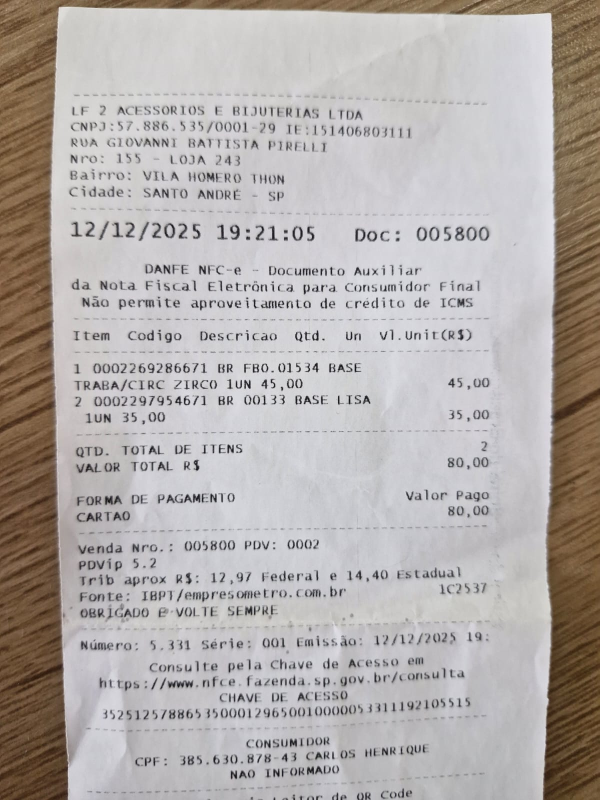
#> input picture despesa.jpeg, 1200 x 1600 px (shown at 1/2 size)
$ python -i qrcode.py   (imports and definitions only)
#> lines starting #> are read from the running program, lines starting #| are printed output that depends on the picture; after the words box and inside, x2 and y2 are one past the last pixel; in counts of white or black regions, pixels touching at a corner belong together
"""
Serviço de leitura de QR Code de cupons fiscais (NFCe/SAT)
Extrai dados diretamente da URL da nota fiscal
Usa OpenCV para leitura de QR Code (mais compatível com Windows)
"""
import re
from typing import Optional, List
from dataclasses import dataclass, field
from datetime import datetime

# OpenCV para leitura de QR Code
try:
    import cv2
    import numpy as np
    CV2_AVAILABLE = True
except ImportError:
    CV2_AVAILABLE = False
    print("⚠️ opencv-python não instalado. Execute: pip install opencv-python")

# PIL para manipulação de imagens
try:
    from PIL import Image
    PIL_AVAILABLE = True
except ImportError:
    PIL_AVAILABLE = False

# Requests e BeautifulSoup para extrair dados da SEFAZ
try:
    import requests
    from bs4 import BeautifulSoup
    REQUESTS_AVAILABLE = True
except ImportError:
    REQUESTS_AVAILABLE = False
    print("⚠️ requests/beautifulsoup4 não instalados")
    BeautifulSoup = None  # Evitar erro de type hint


@dataclass
class ItemNFCe:
    """Item extraído da NFCe"""
    codigo: str = ""
    descricao: str = ""
    quantidade: float = 1.0
    unidade: str = "UN"
    valor_unitario: float = 0.0
    valor_total: float = 0.0


@dataclass
class DadosNFCe:
    """Dados completos extraídos da NFCe via QR Code"""
    chave_acesso: str = ""
    numero: str = ""
    serie: str = ""
    data_emissao: Optional[datetime] = None

    # Emitente
    emitente_nome: str = ""
    emitente_cnpj: str = ""
    emitente_endereco: str = ""

    # Valores
    valor_produtos: float = 0.0
    valor_desconto: float = 0.0
    valor_total: float = 0.0

    # Forma de pagamento
    forma_pagamento: str = ""
    valor_pago: float = 0.0
    troco: float = 0.0

    # Itens
    itens: List[ItemNFCe] = field(default_factory=list)

    # Metadados
    url_consulta: str = ""
    estado: str = ""
    sucesso: bool = False
    erro: str = ""


class QRCodeService:
    """Serviço para leitura de QR Code de NFCe usando OpenCV"""

    # Headers para simular navegador
    HEADERS = {
        'User-Agent': 'Mozilla/5.0 (Windows NT 10.0; Win64; x64) AppleWebKit/537.36 (KHTML, like Gecko) Chrome/120.0.0.0 Safari/537.36',
        'Accept': 'text/html,application/xhtml+xml,application/xml;q=0.9,image/webp,*/*;q=0.8',
        'Accept-Language': 'pt-BR,pt;q=0.9,en-US;q=0.8,en;q=0.7',
    }

    def __init__(self):
        self.qr_detector = None
        if CV2_AVAILABLE:
            self.qr_detector = cv2.QRCodeDetector()

    @property
    def is_available(self) -> bool:
        """Verifica se o serviço está disponível"""
        return CV2_AVAILABLE and PIL_AVAILABLE

    def ler_qrcode(self, image_data) -> Optional[str]:
        """
        Lê QR Code da imagem e retorna a URL usando OpenCV

        Args:
            image_data: PIL Image, bytes, ou caminho do arquivo

        Returns:
            URL extraída do QR Code ou None
        """
#> called with image_data = '../despesa.jpeg'
        if not self.is_available or self.qr_detector is None:
            return None

        try:
            # Converter para array numpy para OpenCV
            if isinstance(image_data, bytes):
                # Converter bytes para numpy array
                nparr = np.frombuffer(image_data, np.uint8)
                img = cv2.imdecode(nparr, cv2.IMREAD_COLOR)
            elif isinstance(image_data, str):
                # Ler do caminho
                img = cv2.imread(image_data)
#> img is the input picture: shape (1600, 1200, 3); mean B, G, R 170.8, 173.2, 179
            elif PIL_AVAILABLE and isinstance(image_data, Image.Image):
                # Converter PIL Image para numpy array
                img = np.array(image_data.convert('RGB'))
                img = cv2.cvtColor(img, cv2.COLOR_RGB2BGR)
            else:
                return None

            if img is None:
                return None

            # Tentar decodificar QR Code diretamente
            url, _, _ = self.qr_detector.detectAndDecode(img)
#> url = ''

            if url:
                return url

            # Se não encontrou, tentar com pré-processamento
            url = self._tentar_preprocessamento(img)
            if url:
                return url

            return None

        except Exception as e:
            print(f"Erro ao ler QR Code: {e}")
            return None

    def _tentar_preprocessamento(self, img) -> Optional[str]:
        """Tenta diferentes pré-processamentos para encontrar QR Code"""
        if not CV2_AVAILABLE or self.qr_detector is None:
            return None

        # Converter para escala de cinza
        if len(img.shape) == 3:
            img_gray = cv2.cvtColor(img, cv2.COLOR_BGR2GRAY)
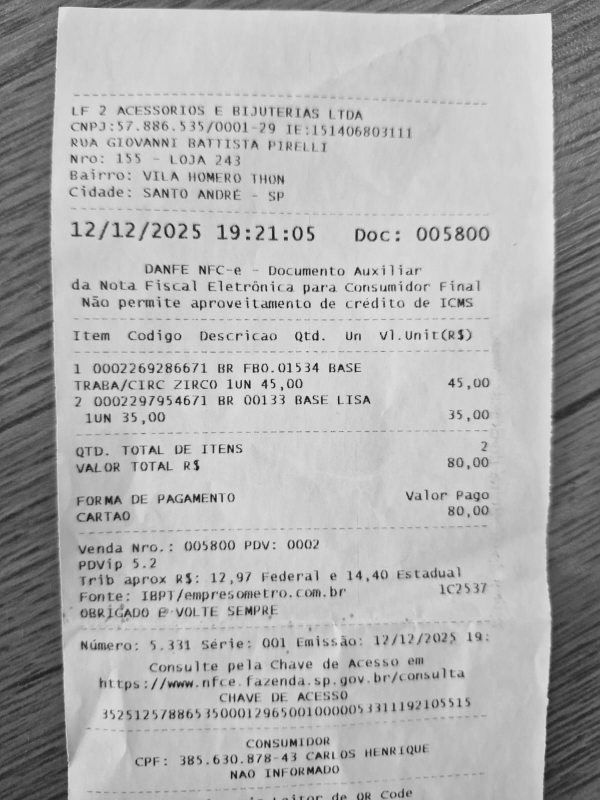
#> img_gray: shape (1600, 1200) (shown at 1/2 size); min 5, max 250, mean 174.6
        else:
            img_gray = img

        tentativas = []

        # Tentativa 1: Threshold adaptativo
        thresh1 = cv2.adaptiveThreshold(
            img_gray, 255, cv2.ADAPTIVE_THRESH_GAUSSIAN_C,
            cv2.THRESH_BINARY, 11, 2
        )
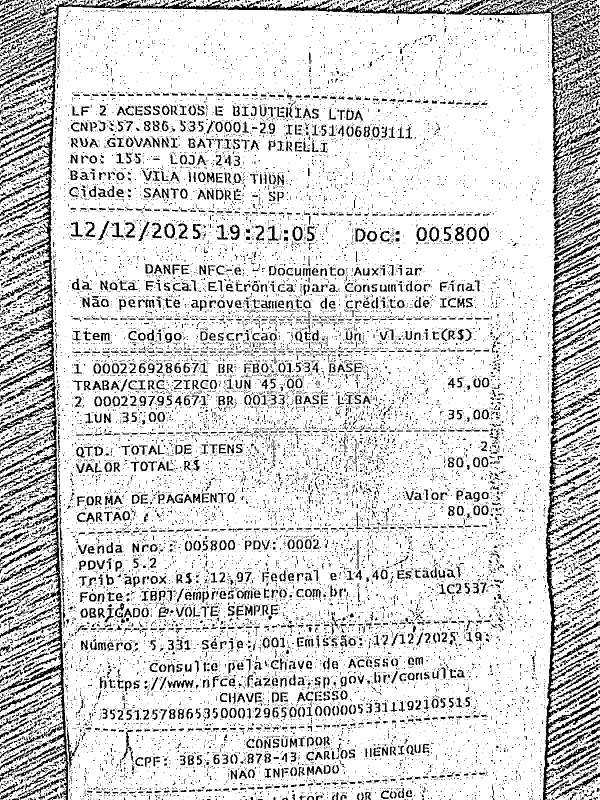
#> thresh1: shape (1600, 1200) (shown at 1/2 size); 83.7% white; 19258 black regions (16974 under 20 px), largest, box (x1, y1, x2, y2) and area: (0, 0, 899, 1600) 34938, (1086, 784, 1200, 1600) 14961, (930, 0, 1200, 387) 11551
        tentativas.append(cv2.cvtColor(thresh1, cv2.COLOR_GRAY2BGR))

        # Tentativa 2: Otsu threshold
        _, thresh2 = cv2.threshold(img_gray, 0, 255, cv2.THRESH_BINARY + cv2.THRESH_OTSU)
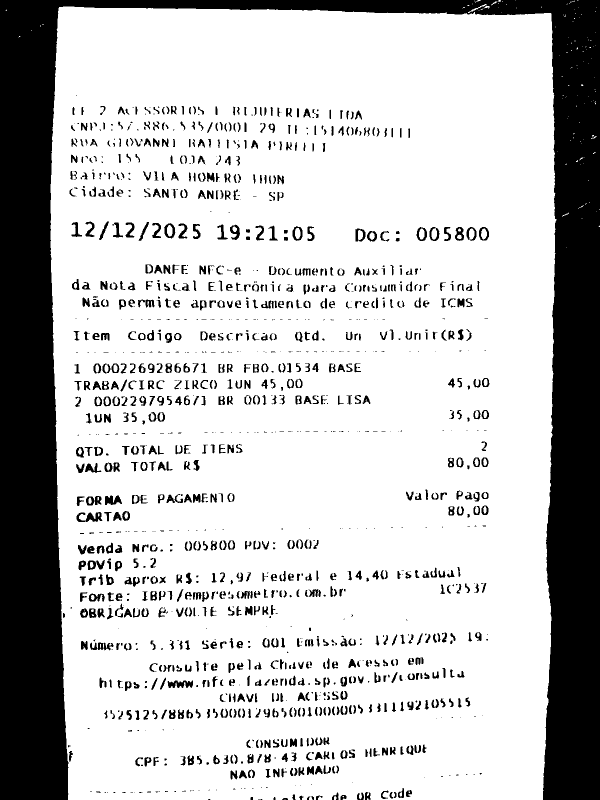
#> thresh2: shape (1600, 1200) (shown at 1/2 size); 76.5% white; 1440 black regions (518 under 20 px), largest, box (x1, y1, x2, y2) and area: (0, 0, 1200, 1600) 360912, (153, 1024, 205, 1044) 558, (335, 1361, 386, 1376) 511
        tentativas.append(cv2.cvtColor(thresh2, cv2.COLOR_GRAY2BGR))

        # Tentativa 3: Aumentar contraste com CLAHE
        clahe = cv2.createCLAHE(clipLimit=2.0, tileGridSize=(8,8))
        enhanced = clahe.apply(img_gray)
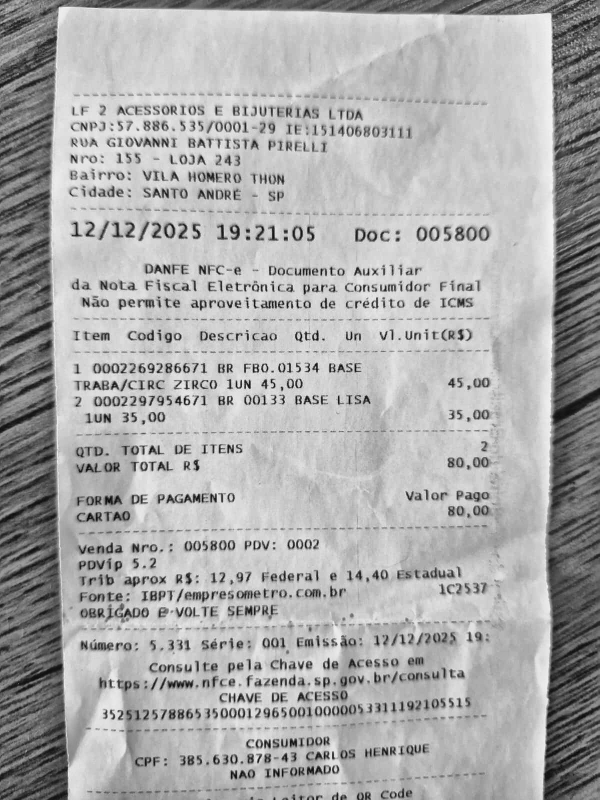
#> enhanced: shape (1600, 1200) (shown at 1/2 size); min 3, max 252, mean 170.9
        tentativas.append(cv2.cvtColor(enhanced, cv2.COLOR_GRAY2BGR))

        # Tentativa 4: Resize (aumentar 2x)
        scale = 2
        resized = cv2.resize(img, None, fx=scale, fy=scale, interpolation=cv2.INTER_CUBIC)
        tentativas.append(resized)

        # Tentativa 5: Blur + threshold
        blurred = cv2.GaussianBlur(img_gray, (5, 5), 0)
        _, thresh3 = cv2.threshold(blurred, 0, 255, cv2.THRESH_BINARY + cv2.THRESH_OTSU)
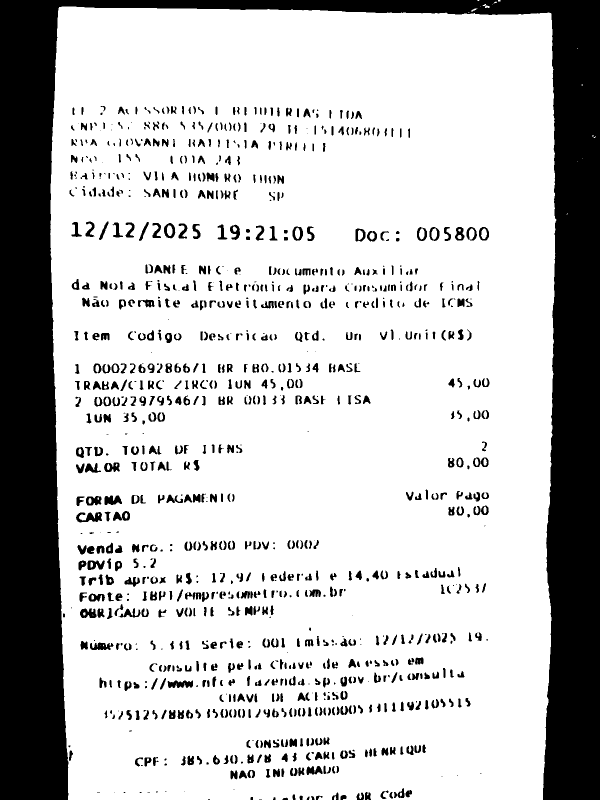
#> thresh3: shape (1600, 1200) (shown at 1/2 size); 76.4% white; 1117 black regions (196 under 20 px), largest, box (x1, y1, x2, y2) and area: (0, 0, 1200, 1600) 360971, (152, 1024, 204, 1045) 630, (335, 1361, 386, 1376) 553
        tentativas.append(cv2.cvtColor(thresh3, cv2.COLOR_GRAY2BGR))

        for processed_img in tentativas:
            url, _, _ = self.qr_detector.detectAndDecode(processed_img)
            if url:
                return url
#> this loop made 5 passes

        return None

    # [405 lines left out: functions extrair_dados_url, _identificar_estado, _extrair_chave_acesso, _extrair_dados_html, _extrair_emitente, _extrair_valores and 6 more, not called in this run]


# Instância global
qrcode_service = QRCodeService()


# Função auxiliar para uso direto
# [11 lines left out: function ler_cupom_qrcode, not called in this run]

>>> result = QRCodeService().ler_qrcode('../despesa.jpeg')
